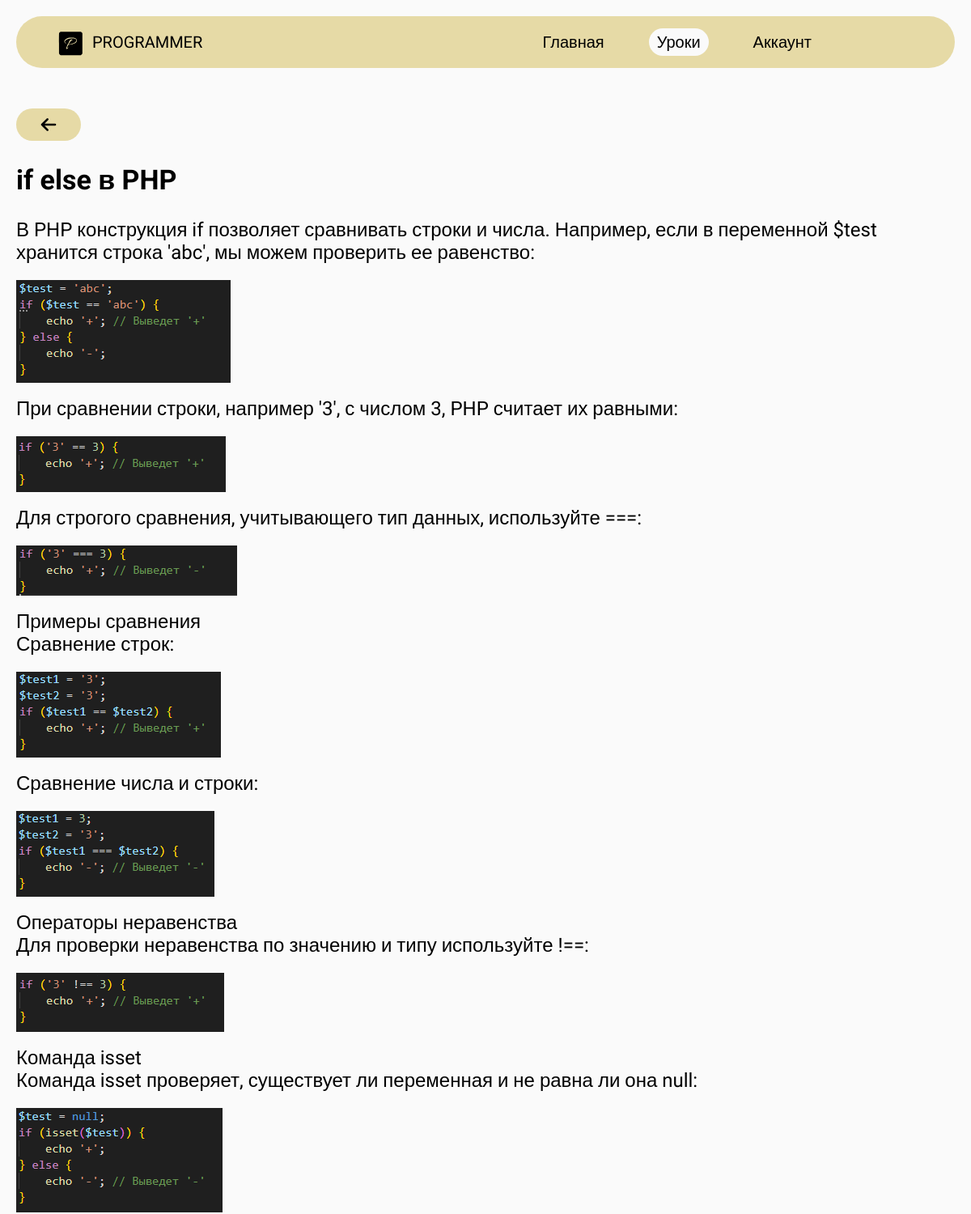
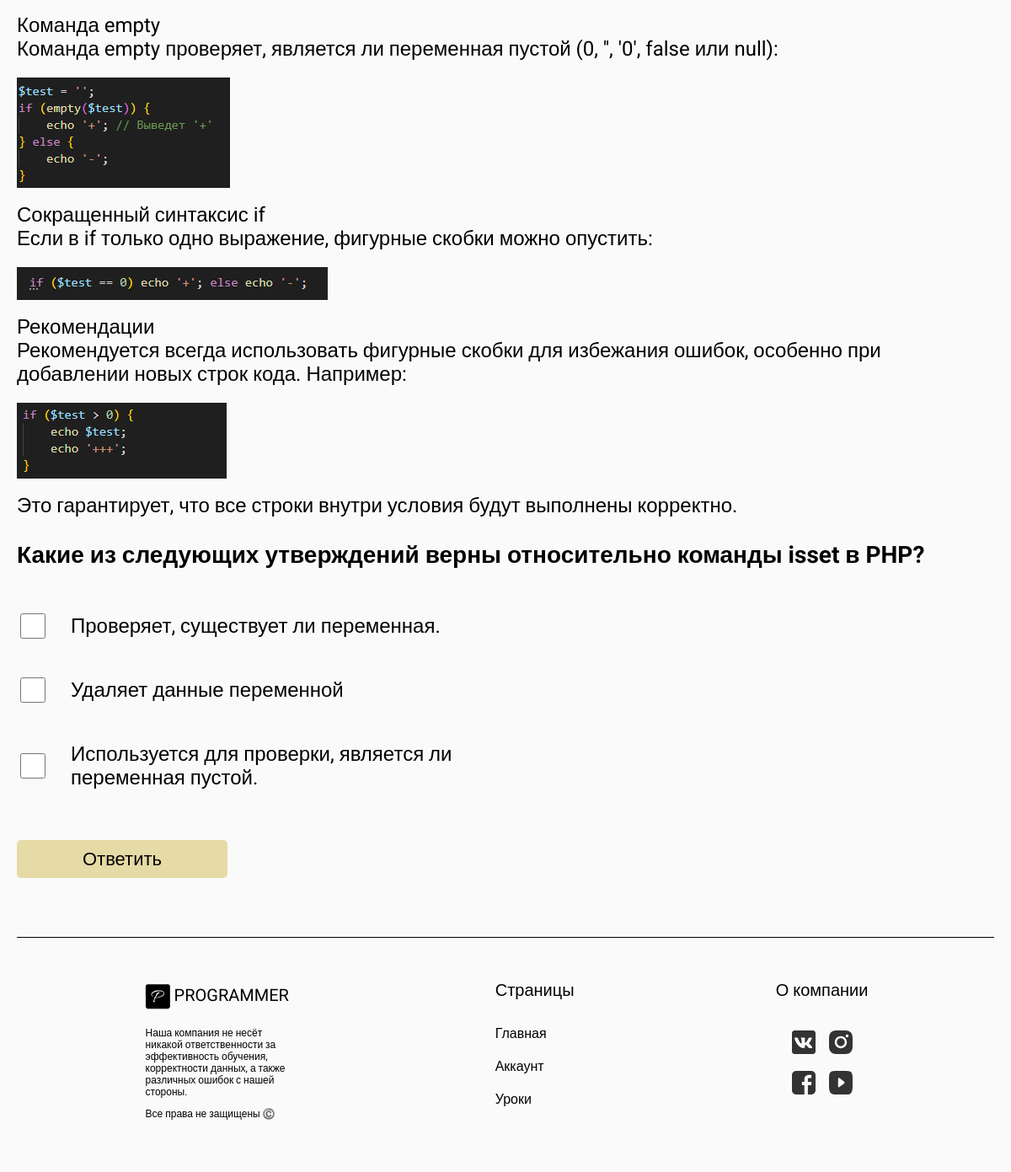
The app's page /lesson/2 (signed in) with its own data (2 pictures, top to bottom).
### app.py (models this page shows)
class Lessons(db.Model):
    __tablename__ = 'lessons'
    id = db.Column(db.Integer, primary_key=True)
    title = db.Column(db.String(100), nullable=False)
    text = db.Column(db.Text, nullable=False)
    questions = db.relationship('Questions', backref='lesson', lazy=True)
    passed = db.relationship('UsersPassed', backref='lesson', lazy=True)

class Questions(db.Model):
    __tablename__ = 'questions'
    id = db.Column(db.Integer, primary_key=True)
    question = db.Column(db.String(300), nullable=False)
    answers = db.Column(db.Text, nullable=False)
    isCorrect = db.Column(db.Text, nullable=False)
    lesson_id = db.Column(db.Integer, db.ForeignKey('lessons.id'), nullable=False)

### app.py (the view)
@app.route('/lesson/<int:lesson_id>' , methods=['GET','POST'])
@checkToken
def lesson(lesson_id):
    current_lesson = Lessons.query.get_or_404(lesson_id)
    if current_lesson:
        questions = Questions.query.filter_by(lesson_id=lesson_id).all()
        for question in questions:
            question.answer_load = json.loads(question.answers)
            question.isCorrect_load = json.loads(question.isCorrect)
        next_lesson = lesson_id+1
        last_lesson = Lessons.query.order_by(Lessons.id.desc()).first()
        if next_lesson>last_lesson.id:
            next_lesson = False
        lessonsDB = Lessons.query.all()
        passed_lesson = UsersPassed.query.filter_by(user=session['user_session']).all()
        available_lessons = set()
        for passed in passed_lesson:
            if passed.is_passed:
                available_lessons.add(passed.lesson_id)
        for lesson in lessonsDB:
            if lesson.id not in available_lessons:
                available_lessons.add(lesson.id)
                break
        if lesson_id in available_lessons:
            return render_template('lesson.html', lesson=current_lesson, questions=questions,active_page='lessons', next_lesson=next_lesson, available_lessons=available_lessons)
        else:
            return redirect(url_for('lessons'))
    else:
        return redirect(url_for('lessons'))

### app.py (called while the page is built)
def checkToken(f):
    @wraps(f)
    def decorated_function(*args, **kwargs):
        token = request.cookies.get(TOKEN_NAME)
        if token:
            user = UsersDB.query.filter_by(token=token).first()
            if user:
                session['user_session'] = user.username
                session['user_status'] = user.status
        return f(*args, **kwargs)
    return decorated_function

@app.before_request
def before_request():
    if 'user_session' not in session:
        token = request.cookies.get(TOKEN_NAME)
        if token:
            user = UsersDB.query.filter_by(token=token).first()
            if user:
                session['user_session'] = user.username
                session['user_status'] = user.status

### templates/lesson.html (shortened to what this page needs)
{% extends 'pattern.html' %}
{% block main %}
    {% if session['user_session'] %}
        <div class="lesson">
            <a href="{{ url_for('lessons')}}" class="lesson-href"><img src="../static/img/arrow-right.svg" alt=""></a>
            <h2 class="lesson-title">{{ lesson.title }}</h2>
            <p class="lesson-text">{{ lesson.text| safe}}</p>
            {% for question in questions %}
            <div class="lesson-test">
                <h3 class="lesson-test-question">{{ question.question }}</h3>
                {% if question.answer_load %}
                    <form class="lesson-test-form" id="lesson-test">
                        <ul class="lesson-test-form-ul">
                        {% for answer in question.answer_load %}
                            <li class="lesson-test-form-ul-li">
                                <input type="checkbox" name="test-checkbox" value="{{ loop.index}}" class="lesson-test-form-ul-checkbox">
                                <p class="lesson-test-form-ul-answer">{{ answer }}</p>
                            </li>
                        {% endfor %}
                        </ul>
                        <button type="button" class="lesson-test-form-button" id="{{lesson.id}}">Ответить</button>
                    </form>
                {% endif %}
            </div>
            {% endfor %}
        </div>
    {% else %}
        <script> window.location.href = "{{ url_for('index')}}"</script>
    {% endif %}
{% endblock %}

### static/css/main.css (style rules this page uses)
body { margin: 0; }
html { background-color: rgb(250, 250, 250); }
.lesson { max-width: 1200px; margin: 50px auto; padding: 0 20px; }
.lesson .lesson-href { text-decoration: none; color: black; width: 80px; height: 40px; border-radius: 20px; background-color: #e6daa6; border: none; font-size: 40px; display: flex; align-items: center; justify-content: center; cursor: pointer; }
.lesson .lesson-href img { width: 32px; rotate: 180deg; }
.lesson .lesson-title { font-size: 34px; }
.lesson .lesson-text { font-size: 24px; white-space: pre-wrap; }
.lesson .lesson-text img { max-width: 80%; display: flex; margin: 20px auto -10px 0; justify-content: left; }
.lesson .lesson-test .lesson-test-question { font-size: 28px; }
.lesson .lesson-test .lesson-test-form .lesson-test-form-ul { padding: 0; max-width: -moz-fit-content; max-width: fit-content; }
.lesson .lesson-test .lesson-test-form .lesson-test-form-ul .lesson-test-form-ul-li { display: flex; align-items: center; }
.lesson .lesson-test .lesson-test-form .lesson-test-form-ul .lesson-test-form-ul-answer { font-size: 24px; max-width: 500px; white-space: pre-wrap; }
.lesson .lesson-test .lesson-test-form .lesson-test-form-ul .lesson-test-form-ul-checkbox { width: 30px; height: 30px; margin-right: 30px; }
.lesson .lesson-test .lesson-test-form .lesson-test-form-button { margin: 20px 0; width: 250px; height: 45px; font-size: 22px; border: none; border-radius: 5px; background-color: #e6daa6; }

### templates/pattern.html (style rules this page uses)
* { font-family: "Roboto", sans-serif; }

### records on screen
Lessons: title "if else в PHP", text "В PHP конструкция if позволяет сравнивать строки и числа. Например, если в переменной $test хранится строка 'abc', мы можем проверить ее равенство: При сравнении строки, например '3', с числом 3, PHP считает их равными: Для строгого сравнения, учитывающего тип данных, используйте ===: Примеры сравнения Сравнение строк: Сравнение числа и строки: Операторы неравенства Для проверки неравенства по значению и типу используйте !==: Команда isset Команда isset проверяет, существует ли переменная и не равна ли она null: Команда empty Команда empty проверяет, является ли переменная пустой (0, '', '0', false или null): Сокращенный синтаксис if Если в if только одно выражение, фигурные скобки можно…", text (picture)
Questions: question "Какие из следующих утверждений верны относительно команды isset в PHP?", answer_load "Проверяет, существует ли переменная." "Удаляет данные переменной" "Используется для проверки, является ли переменная пустой."
